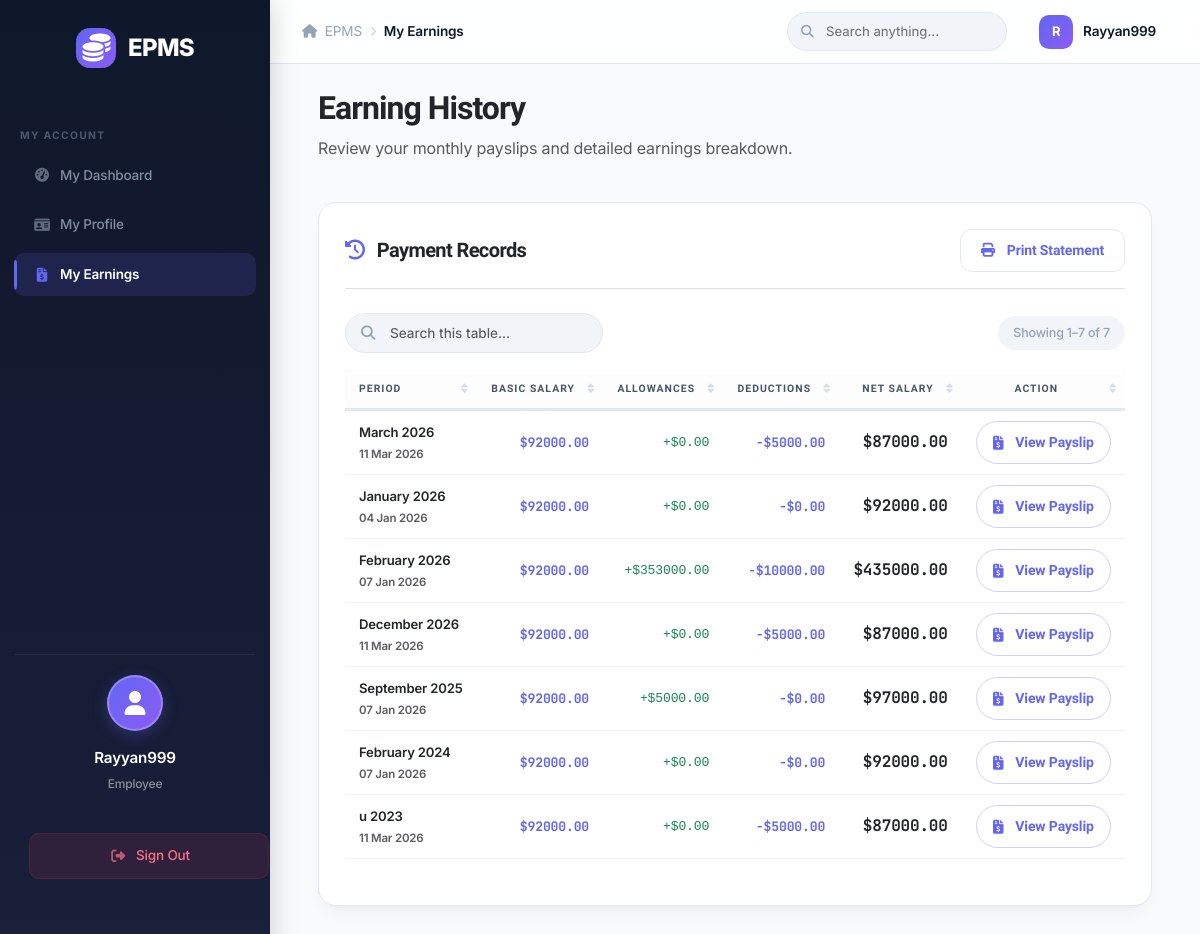
The page /my-salary/ (signed in) on the database its author committed.
### core/models.py (models this page shows, shortened)
class User(AbstractUser):
    user_id = models.AutoField(primary_key=True)

class Payroll(models.Model):
    payroll_id = models.AutoField(primary_key=True)
    employee = models.ForeignKey(Employee, on_delete=models.CASCADE)
    month = models.CharField(max_length=20) # e.g., "January"
    year = models.IntegerField()
    basic_salary = models.DecimalField(max_digits=10, decimal_places=2)
    total_allowances = models.DecimalField(max_digits=10, decimal_places=2, default=0)
    total_deductions = models.DecimalField(max_digits=10, decimal_places=2, default=0)
    net_salary = models.DecimalField(max_digits=10, decimal_places=2)
    generated_date = models.DateField(default=timezone.now)

### core/views.py (the view)
# urls.py: path('my-salary/', views.employee_salary, name='employee_salary'),
@login_required
def employee_salary(request):
    try:
        employee = Employee.objects.get(user=request.user)
        payrolls = Payroll.objects.filter(employee=employee).order_by('-year', '-month')
    except Employee.DoesNotExist:
        payrolls = []
    return render(request, 'core/employee_salary.html', {'payrolls': payrolls})

### templates/core/employee_salary.html (shortened to what this page needs)
{% extends 'core/base.html' %}
{% block breadcrumb %}My Earnings{% endblock %}
{% block content %}
<div class="row mb-4 animate-slide-up">
    <div class="col-12">
        <h2 class="fw-bold text-dark">Earning History</h2>
        <p class="text-muted">Review your monthly payslips and detailed earnings breakdown.</p>
    </div>
</div>
<div class="card-box premium-shadow-lg mb-4 animate-slide-up">
    <div class="d-flex align-items-center justify-content-between mb-4 border-bottom pb-3">
        <h5 class="fw-bold mb-0 text-dark"><i class="fas fa-history text-accent me-2"></i> Payment Records</h5>
        <button class="btn btn-light btn-sm fw-bold text-accent" onclick="window.print()">
            <i class="fas fa-print me-1"></i> Print Statement
        </button>
    </div>
    <div class="table-responsive">
        <table class="table table-hover table-sm align-middle epms-datatable">
            <thead>
                <tr>
                    <th>Period</th>
                    <th class="text-end">Basic Salary</th>
                    <th class="text-end">Allowances</th>
                    <th class="text-end">Deductions</th>
                    <th class="text-end">Net Salary</th>
                    <th class="text-center">Action</th>
                </tr>
            </thead>
            <tbody>
                {% for payroll in payrolls %}
                <tr>
                    <td class="fw-semibold">
                        <div class="text-dark">{{ payroll.month }} {{ payroll.year }}</div>
                        <small class="text-muted">{{ payroll.generated_date|date:"d M Y" }}</small>
                    </td>
                    <td class="text-end text-amount font-monospace">${{ payroll.basic_salary }}</td>
                    <td class="text-end text-amount text-success font-monospace">+${{ payroll.total_allowances }}</td>
                    <td class="text-end text-amount text-danger font-monospace">-${{ payroll.total_deductions }}</td>
                    <td class="text-end text-amount">
                        <span class="h6 fw-bold text-dark">${{ payroll.net_salary }}</span>
                    </td>
                    <td class="text-center">
                        <a href="{% url 'payslip_view' payroll.payroll_id %}" target="_blank" class="btn btn-sm btn-outline-primary rounded-pill px-3">
                            <i class="fas fa-file-invoice-dollar me-1"></i> View Payslip
                        </a>
                    </td>
                </tr>
                {% endfor %}
            </tbody>
        </table>
    </div>
</div>
{% endblock %}

### templates/core/base.html (shortened to what this page needs)
{% load static %}
<!DOCTYPE html>
<html lang="en">
<head>
    <link href="https://cdn.jsdelivr.net/npm/bootstrap@5.3.0/dist/css/bootstrap.min.css" rel="stylesheet">
    <link href="https://cdnjs.cloudflare.com/ajax/libs/font-awesome/6.4.0/css/all.min.css" rel="stylesheet">
    <link rel="stylesheet" href="{% static 'css/style.css' %}?v=8">
</head>
<body>
    {% if user.is_authenticated %}
    <div class="sidebar">
        <div class="brand">
            <div class="brand-icon"><i class="fas fa-coins"></i></div>
            <span>EPMS</span>
        </div>
        {% if user.is_staff %}
        <div class="sidebar-section-label">Main</div>
        <a href="{% url 'dashboard' %}"
            class="{% if request.resolver_match.url_name == 'dashboard' %}active{% endif %}">
            <i class="fas fa-th-large me-2"></i> Dashboard
        </a>
        <div class="sidebar-section-label">People</div>
        <a href="{% url 'employee_list' %}"
            class="{% if request.resolver_match.url_name == 'employee_list' or request.resolver_match.url_name == 'employee_add' or request.resolver_match.url_name == 'employee_edit' or request.resolver_match.url_name == 'employee_delete' %}active{% endif %}">
            <i class="fas fa-users me-2"></i> Employees
        </a>
        <a href="{% url 'department_list' %}"
            class="{% if 'department' in request.resolver_match.url_name %}active{% endif %}">
            <i class="fas fa-building me-2"></i> Departments
        </a>
        <a href="{% url 'designation_list' %}"
            class="{% if request.resolver_match.url_name == 'designation_list' %}active{% endif %}">
            <i class="fas fa-id-badge me-2"></i> Designations
        </a>
        <div class="sidebar-section-label">Operations</div>
        <a href="{% url 'attendance_list' %}"
            class="{% if request.resolver_match.url_name == 'attendance_list' %}active{% endif %}">
            <i class="fas fa-calendar-check me-2"></i> Attendance
        </a>
        <a href="{% url 'allowance_list' %}"
            class="{% if request.resolver_match.url_name == 'allowance_list' %}active{% endif %}">
            <i class="fas fa-gift me-2"></i> Allowances
        </a>
        <a href="{% url 'deduction_list' %}"
            class="{% if request.resolver_match.url_name == 'deduction_list' %}active{% endif %}">
            <i class="fas fa-receipt me-2"></i> Deductions
        </a>
        <div class="sidebar-section-label">Finance</div>
        <a href="{% url 'loan_list' %}"
            class="{% if 'loan_list' == request.resolver_match.url_name %}active{% endif %}">
            <i class="fas fa-hand-holding-usd me-2"></i> Loans
        </a>
        <a href="{% url 'loan_payment_list' %}"
            class="{% if request.resolver_match.url_name == 'loan_payment_list' %}active{% endif %}">
            <i class="fas fa-money-bill-wave me-2"></i> Payments
        </a>
        <a href="{% url 'salary_list' %}"
            class="{% if request.resolver_match.url_name == 'salary_list' %}active{% endif %}">
            <i class="fas fa-wallet me-2"></i> Salary Details
        </a>
        <a href="{% url 'payroll_list' %}"
            class="{% if request.resolver_match.url_name == 'payroll_list' or request.resolver_match.url_name == 'payroll_generate' or request.resolver_match.url_name == 'payroll_edit' %}active{% endif %}">
            <i class="fas fa-file-invoice-dollar me-2"></i> Payroll
        </a>
        {% else %}
        <div class="sidebar-section-label">My Account</div>
        <a href="{% url 'employee_dashboard' %}"
            class="{% if request.resolver_match.url_name == 'employee_dashboard' %}active{% endif %}">
            <i class="fas fa-tachometer-alt me-2"></i> My Dashboard
        </a>
        <a href="{% url 'employee_profile' %}"
            class="{% if request.resolver_match.url_name == 'employee_profile' %}active{% endif %}">
            <i class="fas fa-id-card me-2"></i> My Profile
        </a>
        <a href="{% url 'employee_salary' %}"
            class="{% if request.resolver_match.url_name == 'employee_salary' %}active{% endif %}">
            <i class="fas fa-file-invoice-dollar me-2"></i> My Earnings
        </a>
        {% endif %}
        <div class="sidebar-footer">
            <div class="user-profile-card">
                <div class="user-avatar">
                    <i class="fas fa-user"></i>
                </div>
                <div class="user-info">
                    <span class="user-name">{{ user.username|title }}</span>
                    <span class="user-role">{% if user.is_staff %}Administrator{% else %}Employee{% endif %}</span>
                </div>
            </div>
            <a href="{% url 'logout' %}" class="btn-sidebar-logout">
                <i class="fas fa-sign-out-alt me-2"></i> Sign Out
            </a>
        </div>
    </div>
    <div class="top-navbar">
        <div class="topbar-left">
            <div class="breadcrumb-nav">
                <span class="breadcrumb-item"><i class="fas fa-home me-1"></i> EPMS</span>
                <i class="fas fa-chevron-right breadcrumb-sep"></i>
                <span class="breadcrumb-item active">{% block breadcrumb %}Dashboard{% endblock %}</span>
            </div>
        </div>
        <div class="topbar-right">
            <div class="topbar-search">
                <input type="text" placeholder="Search anything..." id="globalSearch">
            </div>
            <div class="topbar-user">
                <div class="topbar-user-avatar">{{ user.username|first|upper }}</div>
                <span class="topbar-user-name">{{ user.username|title }}</span>
            </div>
        </div>
    </div>
    <div class="main-content">
        <div class="container-fluid page-content">
            {% block content %}{% endblock %}
        </div>
    </div>
    {% else %}
    <div class="login-page">
        {% block login_content %}{% endblock %}
    </div>
    {% endif %}
</body>
</html>

### rows shown on the page
User: username "Rayyan999", username|first "R"
Payroll: month "March", year "2026", generated_date "11 Mar 2026", basic_salary "92000.00", total_allowances "0.00", total_deductions "5000.00", net_salary "87000.00"
Payroll: month "January", year "2026", generated_date "04 Jan 2026", basic_salary "92000.00", total_allowances "0.00", total_deductions "0.00", net_salary "92000.00"
Payroll: month "February", year "2026", generated_date "07 Jan 2026", basic_salary "92000.00", total_allowances "353000.00", total_deductions "10000.00", net_salary "435000.00"
Payroll: month "December", year "2026", generated_date "11 Mar 2026", basic_salary "92000.00", total_allowances "0.00", total_deductions "5000.00", net_salary "87000.00"
Payroll: month "September", year "2025", generated_date "07 Jan 2026", basic_salary "92000.00", total_allowances "5000.00", total_deductions "0.00", net_salary "97000.00"
Payroll: month "February", year "2024", generated_date "07 Jan 2026", basic_salary "92000.00", total_allowances "0.00", total_deductions "0.00", net_salary "92000.00"
Payroll: month "u", year "2023", generated_date "11 Mar 2026", basic_salary "92000.00", total_allowances "0.00", total_deductions "5000.00", net_salary "87000.00"
